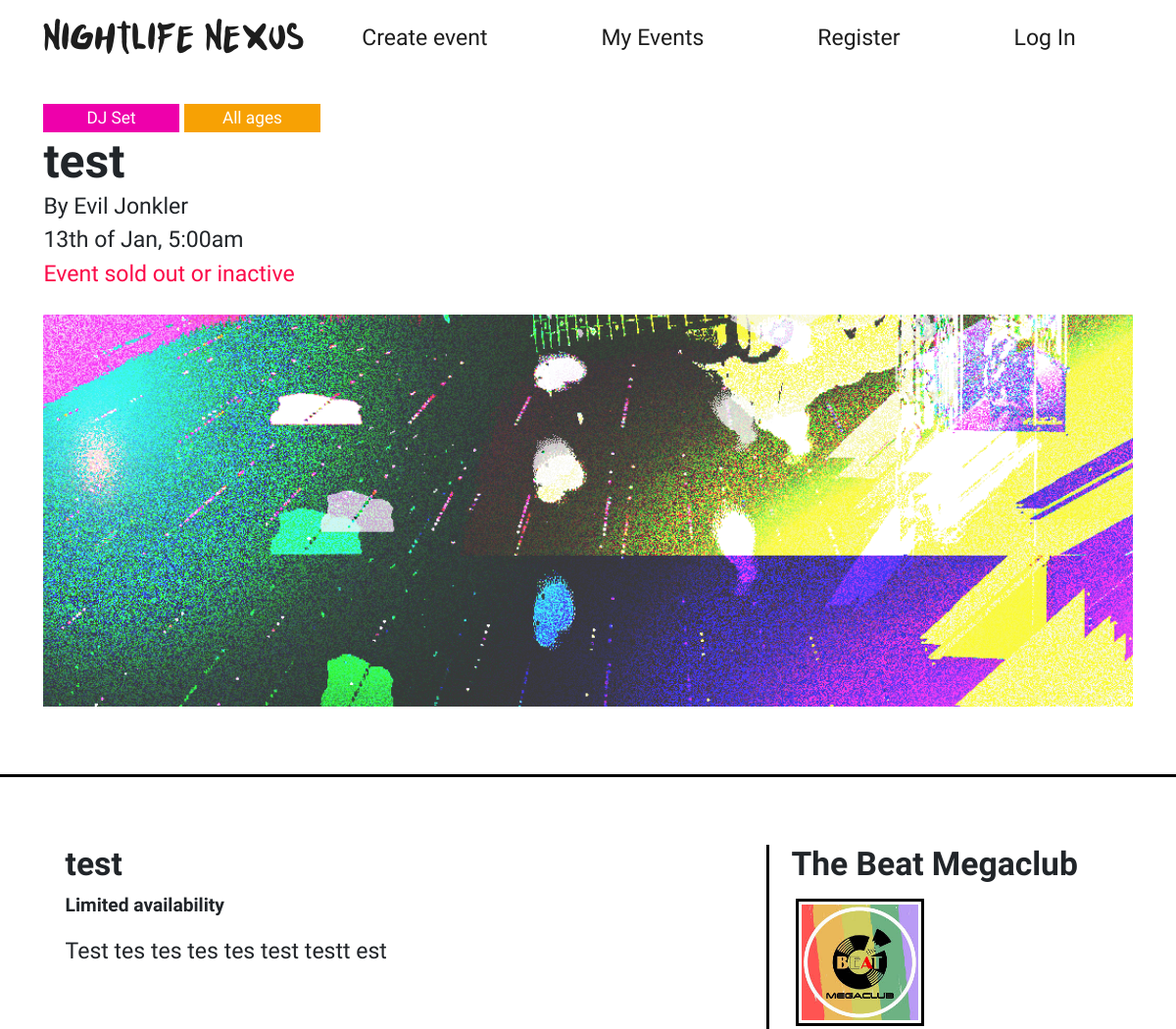
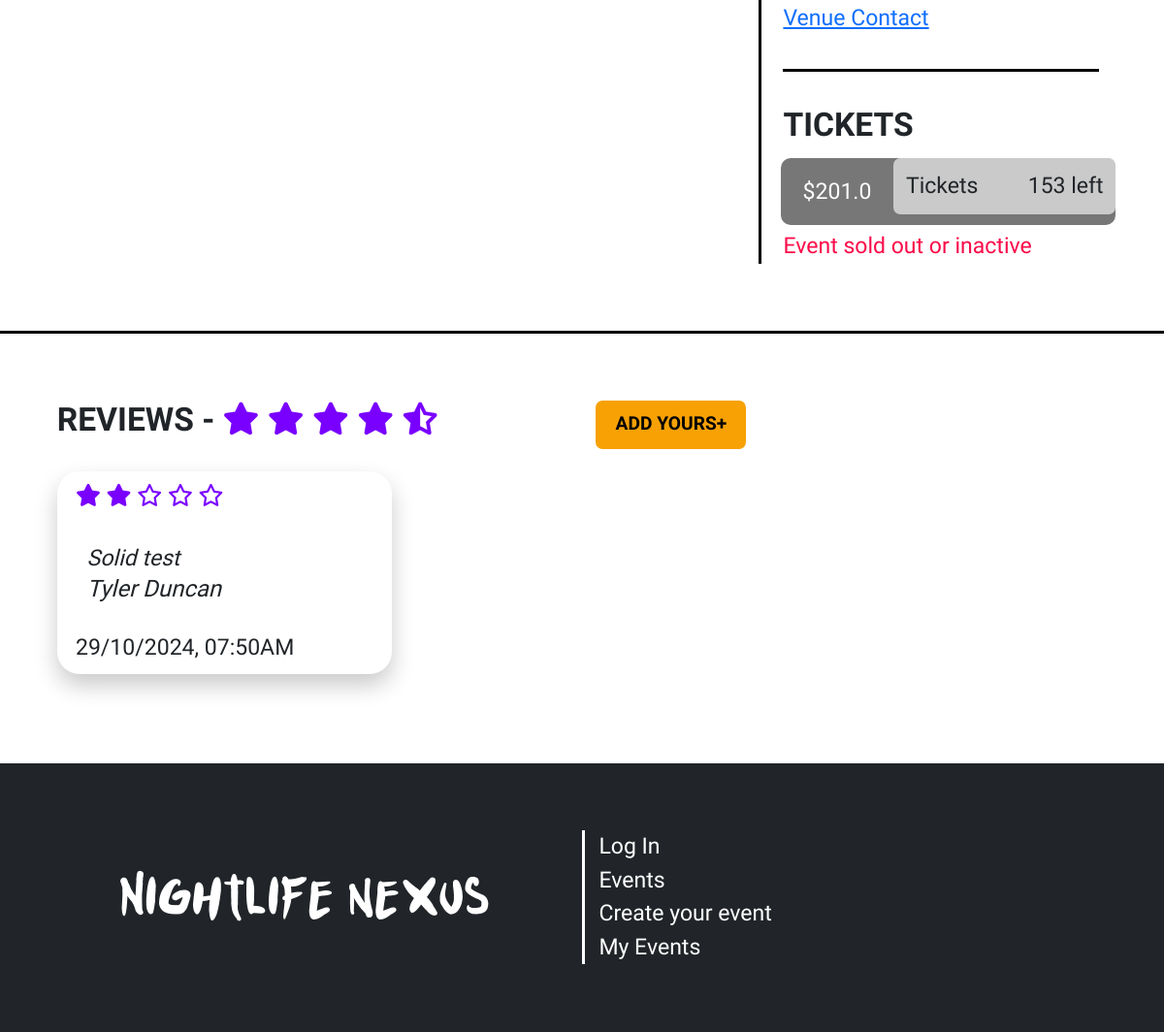
The app's page /events/2, older data (2 pictures, top to bottom).
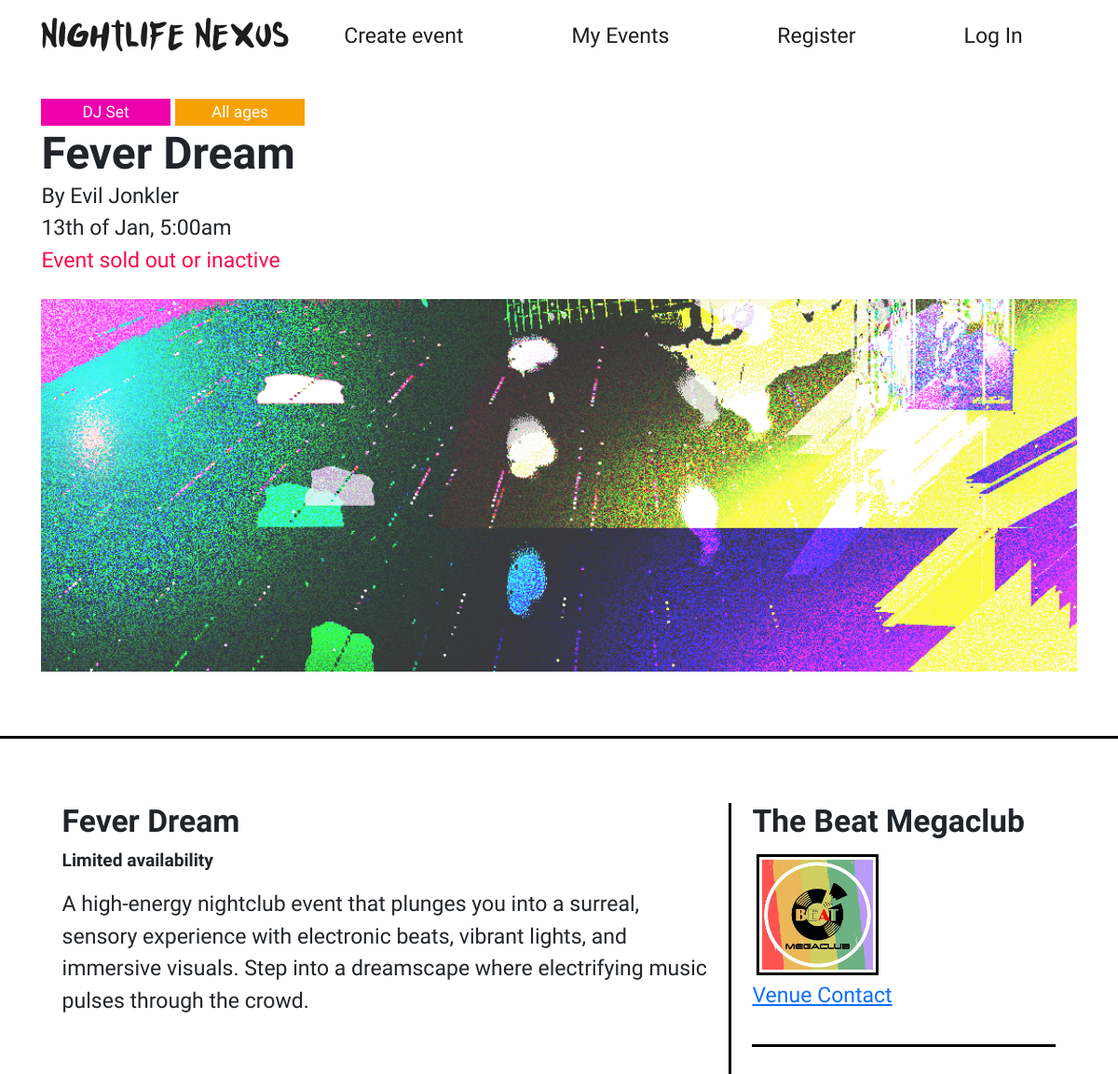
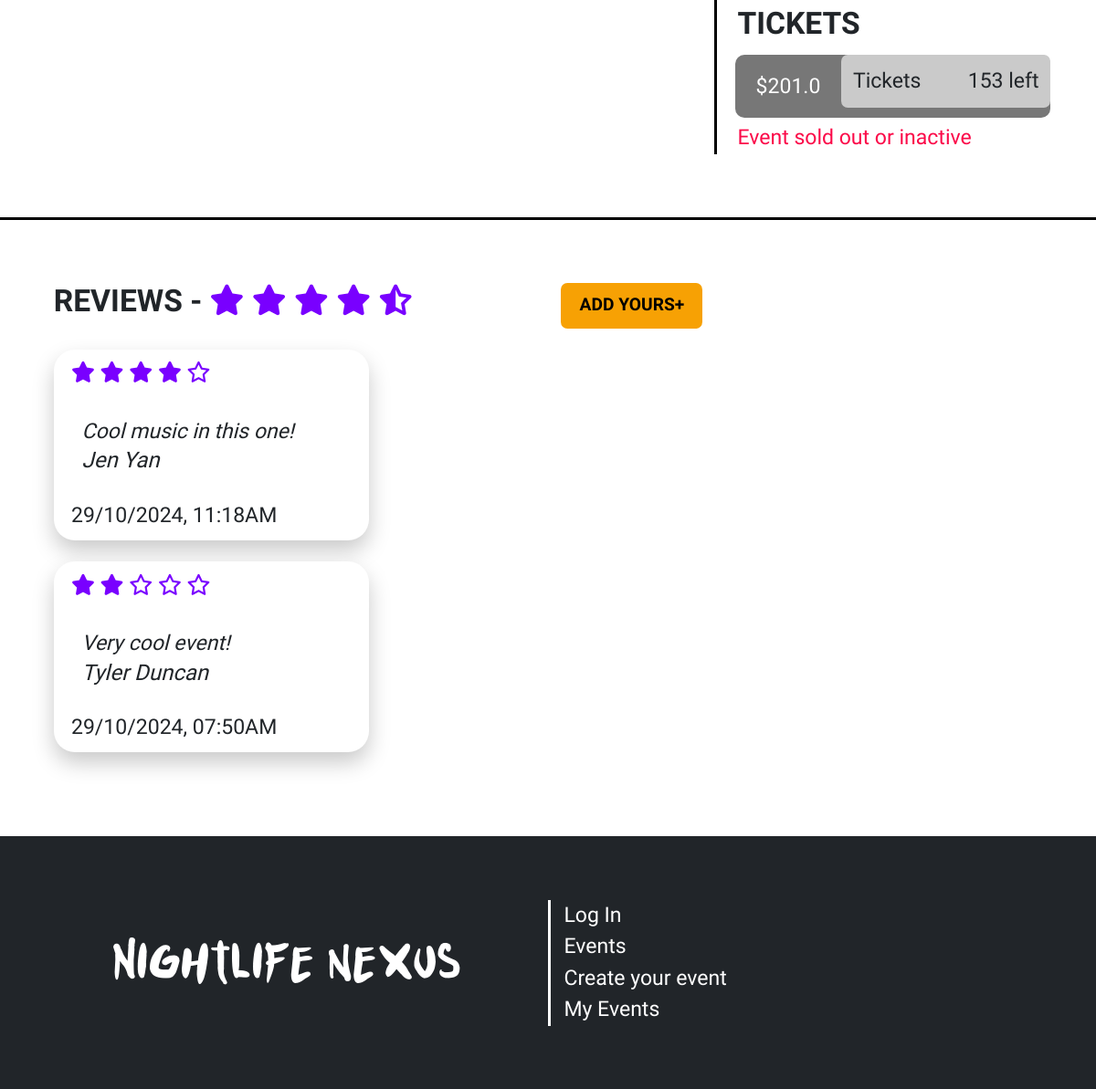
The same page, newer data (2 pictures, top to bottom).
### website/models.py (models this page shows, shortened)
class Events(db.Model):
    __tablename__ = 'events'
    id = db.Column(db.Integer, primary_key=True)
    title = db.Column(db.String(50), nullable=False)
    desc = db.Column(db.String(200), nullable=False)
    image = db.Column(db.String(100), nullable=False)  # Store the image file path
    date = db.Column(db.Integer, nullable=False)       # Store the selected date of the event
    month = db.Column(db.String(3), nullable=False)    # Store the selected month ('Jan', 'Feb')
    nightclub = db.Column(db.String(50), nullable=False)
    event_type = db.Column(db.String(50), nullable=False)
    age_range = db.Column(db.String(50), nullable=False)
    user_id = db.Column(db.Integer, db.ForeignKey('users.id'))
    time = db.Column(db.String(7), nullable=False)
    price = db.Column(db.Float(2), nullable=False)
    tickets = db.Column(db.Integer, nullable=False)

class User(db.Model, UserMixin):
    __tablename__ = 'users'
    id = db.Column(db.Integer, primary_key=True)
    first_name = db.Column(db.String(50), nullable=False)
    surname = db.Column(db.String(50), nullable=False)
    email = db.Column(db.String(120), unique=True, nullable=False)
    password = db.Column(db.String(255), nullable=False)  # Make sure to hash passwords in practice
    contact_number = db.Column(db.String(15), nullable=False)
    street_address = db.Column(db.String(255), nullable=False)

class Review(db.Model):
    __tablename__ = 'reviews'
    id = db.Column(db.Integer, primary_key=True)
    rating = db.Column(db.Integer, nullable=False)
    review_text = db.Column(db.String(500), nullable=False)
    author = db.Column(db.String(100), nullable=False, default='Anonymous')
    date_posted = db.Column(db.DateTime, default=datetime.utcnow())
    user_id = db.Column(db.Integer, db.ForeignKey('users.id'), nullable=False)  # Linking to the User model
    event_id = db.Column(db.Integer, db.ForeignKey('events.id'), nullable=False)  # Linking to the Events model

### website/events.py (the view)
@event_bp.route('/<id>')
def show(id):
    bookingForm = BookEvent()
    event = db.session.scalar(db.select(Events).where(Events.id == id))
    creator = db.session.scalar(db.select(User).where(User.id == event.user_id))
    status = inactive(event.date, event.month)
    print(status)
    event.date = ordinal(event.date)
    reviews = Review.query.filter_by(event_id=id).order_by(Review.date_posted.desc()).all()
    if not event:
        abort(404)
    return render_template('events/event.html', event=event, form=bookingForm, creator=creator, reviews=reviews, inactive=status)

### website/__init__.py (called while the page is built)
def inactive(date, month):
   months = ['Jan','Feb','Mar','Apr','May','Jun','Jul','Aug','Sep','Oct','Nov','Dec']
   curr = datetime.today().strftime('%Y-%m-%d')
   eventDate = datetime.strptime(f'{date}/{months.index(month)+1}/{curr[:4]}', "%d/%m/%Y")
   if datetime.now().date() > eventDate.date():
      return True
   else:
      return False

def ordinal(n: int):
    if 11 <= (n % 100) <= 13:
        suffix = 'th'
    else:
        suffix = ['th', 'st', 'nd', 'rd', 'th'][min(n % 10, 4)]
    return str(n) + suffix

### website/templates/events/event.html (shortened to what this page needs)
{% extends 'base.html' %}
{% from 'bootstrap5/form.html' import render_form %}
{% block content %}
<div class="event">
    <div class="container">
        <div class="row">
            <div class="col">
                <span class="badge ev-{{ event.event_type}}">
                    {% if event.event_type == 'theme' %}Themed Party{% elif event.event_type == 'rave' %}Rave{% else %}DJ Set{% endif %}
                </span>
                <span class="badge age-{{ event.age_range }}">
                    {% if event.age_range == 'ov18' %}Over 18s{% elif event.age_range == 'un18' %}Under 18s{% else %}All ages{% endif %}
                </span>
                <h1>{{ event.title }}</h1>
                <p>By {{ creator.first_name }} {{ creator.surname }}</p>
                <p>{{ event.date }} of {{ event.month }}, {{ event.time }}</p>
                {% if event.tickets == 0 or inactive %}
                <p style="color: var(--main-red)">Event sold out or inactive</p>
                {% endif %}
                <div class="bg-event" style="background-image: url({{event.image}})"></div>
            </div>
        </div>
    </div>
    <div class="border-top"></div>
    <div class="container">
        <div class="row row-spacing">
            <div class="col-lg-8 border-end">
                <h3>{{event.title}}</h3>
                {% if event.tickets == 0 %}
                <h6 style="color: var(--main-red)">Event sold out</h6>
                {% else %}
                <h6>Limited availability</h6>
                {% endif %}
                <p>{{event.desc}}<br><br></p>
            </div>
            <div class="col-lg-4">
                <div class="row">
                    <div class="col">
                        <h3>{{event.nightclub}}</h3>
                        <div class="d-flex">
                            <img class="img-thumbnail" src="/static/img/{{ event.nightclub }}.jpg">
                        </div>
                        <a href="https://www.youtube.com/watch?v=yfvNM_opeJc">Venue Contact</a>
                    </div>
                </div>
                <div class="border-top spacing"></div>
                <div class="row tickets">
                    <h3>TICKETS</h3>
                    {% if event.tickets == 0 or inactive %}
                        <span class="btn-ticket disabled">
                            ${{ event.price }}
                            <button type="button" class="btn">
                                <span class="float-start">Tickets</span>
                                <span class="float-end">{{ event.tickets }} left</span>
                            </button>
                        </span>
                        <p style="color: var(--main-red)">Event sold out or inactive</p>
                    {% endif %}
                </div>
            </div>
        </div>
    </div>
    <div class="border-top spacing"></div>
    <div class="container">
        <div class="row row-spacing">
            <div class="col-md-6">
                <h3>REVIEWS -
                <i class="fa-solid fa-star"></i>
                <i class="fa-solid fa-star"></i>
                <i class="fa-solid fa-star"></i>
                <i class="fa-solid fa-star"></i>
                <i class="fa-solid fa-star-half-stroke"></i></h3>
            </div>
            <div class="col-md-6">
                <button class="btn btn-review" type="button" data-bs-toggle="collapse" data-bs-target="#addReview" aria-expanded="false" aria-controls="addReview">Add yours</button>
            </div>
            <div class="col-md-12 reviews">
                {% for review in reviews %}
                    <div class="card">
                        <div class="card-header">
                            {% for i in range(1, 6) %}
                                <i class="fa {% if i <= review.rating %}fa-solid{% else %}fa-regular{% endif %} fa-star"></i>
                            {% endfor %}
                        </div>
                        <div class="card-body">
                            <p>{{ review.review_text }}</p>
                            <h5>{{ review.author }}</h5>
                        </div>
                        <div class="card-footer d-flex align-items-center">
                            <div class="d-flex flex-column">
                                <p>{{ review.date_posted.strftime('%d/%m/%Y, %I:%M%p') }}</p>
                            </div>
                        </div>
                    </div>
                {% endfor %}
            </div>
        </div>
    </div>
</div>
{% endblock %}

### website/templates/base.html (shortened to what this page needs)
<html lang="en">
<head>
    <link href="https://cdn.jsdelivr.net/npm/bootstrap@5.3.3/dist/css/bootstrap.min.css" rel="stylesheet">
    <link href="/static/style/style.css" rel="stylesheet">
</head>
<body>
    <main class="{{background}}">
        <header class="navbar navbar-expand-lg flex-column">
            <div class="container">
                <a href="/"><h3 class="logo">Nightlife Nexus</h3></a>
                <div class="collapse navbar-collapse" id="navbar">
                    <ul class="navbar-nav nav w-100">
                        <li class="nav-item flex-fill"><a href="{{ url_for('events.create') }}">Create event</a></li>
                        <li class="nav-item flex-fill"><a href="{{ url_for('events.bookings') }}">My Events</a></li>
                        {% if current_user.is_authenticated %}
                        <li class="nav-item flex-fill"><p style="margin: 0">Welcome {{current_user.first_name}}</p></li>
                        <li class="nav-item flex-fill"><a href="{{ url_for('auth.logout') }}">Log Out</a></li>
                        {% else %}
                        <li class="nav-item flex-fill"><a href="{{ url_for('auth.register') }}">Register</a></li>
                        <li class="nav-item flex-fill"><a href="{{ url_for('auth.login') }}">Log In</a></li>
                        {% endif %}
                    </ul>
                </div>
            </div>
        </header>
        {% block content %}
        {% endblock %}
    </main>
    <footer>
        <div class="container">
            <div class="row align-items-center">
                <div class="col-md-6 d-flex justify-content-center align-items-center">
                    <h1 class="logo">Nightlife nexus</h1>
                </div>
                <div class="col-md-6 d-flex border-start align-items-center">
                    <ul class="list-group list-group-flush">
                        {% if current_user.is_authenticated %}
                        <li class="list-group-item"><p style="margin:0; color: white">Logged in as {{current_user.first_name}}</p></li>
                        <li class="list-group-item"><a href="{{ url_for('auth.logout') }}">Log Out</a></li>
                        {% else %}
                        <li class="list-group-item"><a href="{{ url_for('auth.login') }}">Log In</a></li>
                        {% endif %}
                        <li class="list-group-item"><a href="/">Events</a></li>
                        <li class="list-group-item"><a href="/events/create">Create your event</a></li>
                        <li class="list-group-item"><a href="/bookings">My Events</a></li>
                    </ul>
                </div>
            </div>
        </div>
    </footer>
</body>
</html>

### website/static/style/style.css (style rules this page uses)
:root { --main-blue: #0083ff; --main-purple: #7900ff; --main-pink: #ee00ab; --main-green: #00eeb1; --main-yellow: #f7e204; --main-red: #fb0a49; --main-orange: #f7a104; --purple-2: #4b3bff; --main-grey: #cacaca; }
html, body { font-family: "Lexend", sans-serif; font-weight: 400; font-size: 1.2em; min-height: 100vh; }
.navbar { text-align: center; padding: 1rem; }
.navbar a, .navbar button { transition: 200ms ease-in-out; color: #1d1d1d; text-decoration: none; }
footer a, footer button { transition: 200ms ease-in-out; }
.logo { font-family: "Punkboy"; margin: 0; text-align: center; }
h1, h2, h3 { font-family: "Lexend Exa", system-ui; font-optical-sizing: auto; font-weight: 700; font-style: normal; }
footer { background: var(--bs-body-color); min-height: 12em; display: flex; align-items: center; justify-content: center; color: white; }
footer ul { text-align: left; }
footer .list-group-item { background: none; padding: 0.2em; }
footer a, footer button { color: white; text-decoration: none; padding: 0; }
footer .border-end, footer .border-start { border-color: white !important; }
ul { margin-bottom: 0; }
.list-group-flush .list-group-item { border: none; background: transparent; padding: 0; }
.card { box-shadow: 0 0.5em 1em #cacaca; border: none; border-radius: 0px; overflow: clip; border-radius: 0; }
.card h5, .card p { margin: 0; }
.badge { display: inline-block; border-radius: 0; font-weight: 500; }
.ev-dj { background: var(--main-pink) }
.age-all { background: var(--main-orange) }
.event { margin-top: 1em; }
.event .badge { min-width: 8em; }
.event p, h1 { margin: 0; }
.bg-event { height: 50vh; width: auto; margin: 1em 0 3em 0; background-size: cover; background-position: 100% 100%; }
.border-top, .border-bottom, .border-end, .border-start { border-color: black !important; border-width: 3px !important; }
.event h6 { font-weight: 600; margin-bottom: 1em; }
.row-spacing { margin: 3em 0; }
.event .col-lg-8, .event .col-lg-4 { padding: 0 2%; }
.img-thumbnail { border: 3px black solid; padding: 3px; border-radius: 0; margin-right: 1em; margin: 5px; height: fit-content !important; width: 40%; }
.spacing { margin: 1.5em 0; }
.btn-ticket { font-size: 1.2rem; display: flex; padding: 0; justify-content: space-between; background: black; width: 15em; margin: 0.2em 0.5em; color: white; height: 3em; border-radius: 10px; padding-left: 1em; align-items: center; }
.btn-ticket .btn { font-size: 1.2rem; background: linear-gradient(to right, var(--main-grey) 0%, var(--main-grey) 50%, var(--purple-2) 50%, var(--main-purple) 100%); background-size: 210% 100%; background-position: 1%; width: 11em; padding: 0 0.5em; height: 2.5em; margin-bottom: 0.5em; transition: 200ms ease-in-out; margin-left: 1em; }
.btn-ticket.disabled { background: #777; }
.btn-ticket.disabled .btn { cursor: not-allowed; }
.btn-review { background: var(--main-orange); color: black; padding: 0.5em 1em; font-weight: bold; text-transform: uppercase; }
.btn-review[aria-expanded="false"]::after { content: "+"; }
.reviews { margin-top: 1em; columns: 300px auto; }
.fa-star, .fa-star-half-stroke { color: var(--main-purple); }
.reviews .card-header, .reviews .card-footer { border: none; background: none; }
.reviews .card-body { background: white; font-style: italic; border-radius: 10px 10px 10px 2em; margin: 0 0.5em; }
.reviews .card { border-radius: 1em; width: 100%; display: inline-block; margin-bottom: 1em; }

Row changes from the older to the newer data that the page shows:
changed Events "The Beat Megaclub": title "test" → "Fever Dream"; desc "Test tes tes tes tes test testt est" → "A high-energy nightclub event that plunges you into a surreal, sensory experience with electronic beats, vibrant lights, and immersive visuals. Step into a dreamscape where electrifying music pulses through the crowd."
added Review: rating 4 (drawn), review_text "Cool music in this one!", author "Jen Yan", date_posted "29/10/2024, 11:18AM"
changed Review "Tyler Duncan": review_text "Solid test" → "Very cool event!"
